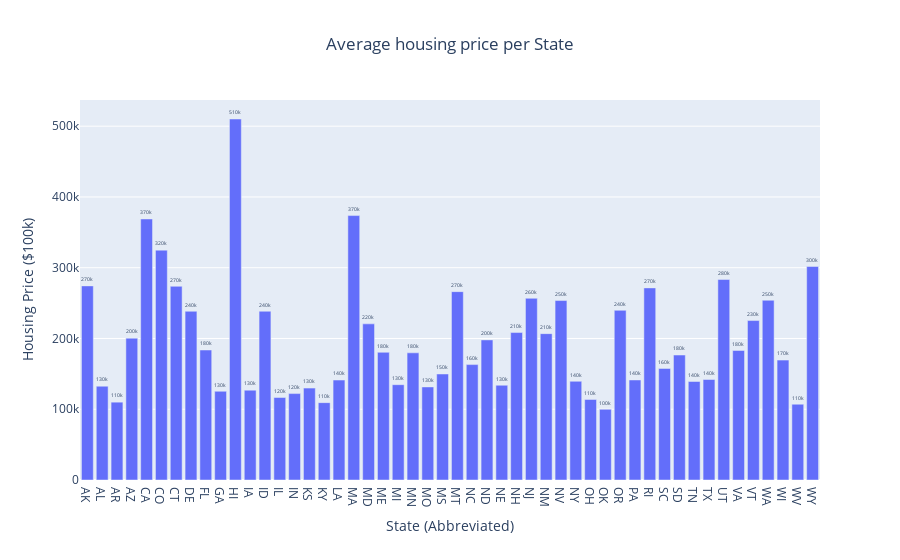

This figure's notebook cell:
### Code cell
# Bar chart based on region

# Assuming hv is the home_value DataFrame
hv = home_value.copy()

# Grab Columns
categorical_columns = hv.columns[:5]
dates = hv.columns[5:]

# Convert to date time and melt the DataFrame
df_melted = hv.melt(id_vars=categorical_columns, value_vars=dates, var_name='Date', value_name='Value')
df_melted['Date'] = pd.to_datetime(df_melted['Date'])
df_melted = df_melted.dropna(subset=['Value'])

# Sort the DataFrame
df_sorted = df_melted.sort_values(by=["StateName", "Date"]).groupby(by="StateName")['Value'].mean()
df_sorted = df_sorted.reset_index()  # Convert the Series into a DataFrame

fig = px.bar(df_sorted, y= "Value", x="StateName", text_auto='.2s',title="Average housing price per State")

fig.update_traces(textfont_size=12, textangle=0, textposition="outside", cliponaxis=False)

# Update layout for better spacing
fig.update_layout(
    xaxis_title="State (Abbreviated)",
    yaxis_title="Housing Price ($100k)",
    title_x=0.5  # Center the title
)

fig.show()

### Figure 1 — Plotly figure (JSON) as saved in the notebook; plotly's stock layout.template omitted (floating-point values rounded to 4 significant figures)
{"data": [{"alignmentgroup": "True", "cliponaxis": false, "hovertemplate": "StateName=%{x}<br>Value=%{y}<extra></extra>", "legendgroup": "", "marker": {"color": "#636efa", "pattern": {"shape": ""}}, "name": "", "offsetgroup": "", "orientation": "v", "showlegend": false, "textangle": 0, "textfont": {"size": 12}, "textposition": "outside", "texttemplate": "%{y:.2s}", "type": "bar", "x": ["AK", "AL", "AR", "AZ", "CA", "CO", "CT", "DE", "FL", "GA", "HI", "IA", "ID", "IL", "IN", "KS", "KY", "LA", "MA", "MD", "ME", "MI", "MN", "MO", "MS", "MT", "NC", "ND", "NE", "NH", "NJ", "NM", "NV", "NY", "OH", "OK", "OR", "PA", "RI", "SC", "SD", "TN", "TX", "UT", "VA", "VT", "WA", "WI", "WV", "WY"], "xaxis": "x", "y": [274300.0, 132600.0, 110000.0, 200400.0, 368900.0, 324800.0, 273700.0, 238400.0, 183700.0, 125400.0, 510100.0, 127000.0, 238500.0, 116600.0, 122100.0, 129900.0, 109300.0, 141200.0, 373700.0, 220600.0, 180500.0, 134700.0, 179700.0, 131500.0, 149800.0, 266200.0, 163100.0, 198000.0, 133900.0, 208400.0, 256800.0, 206800.0, 253600.0, 139500.0, 113800.0, 99880.0, 239800.0, 141400.0, 271500.0, 157600.0, 176600.0, 139200.0, 142000.0, 283300.0, 183100.0, 225300.0, 254000.0, 169400.0, 107100.0, 301700.0], "yaxis": "y"}], "layout": {"autosize": true, "barmode": "relative", "legend": {"tracegroupgap": 0}, "title": {"text": "Average housing price per State", "x": 0.5}, "xaxis": {"anchor": "y", "autorange": true, "domain": [0, 1], "range": [-0.5, 49.5], "title": {"text": "State (Abbreviated)"}, "type": "category"}, "yaxis": {"anchor": "x", "autorange": true, "domain": [0, 1], "range": [0, 537000.0], "title": {"text": "Housing Price ($100k)"}, "type": "linear"}}}
